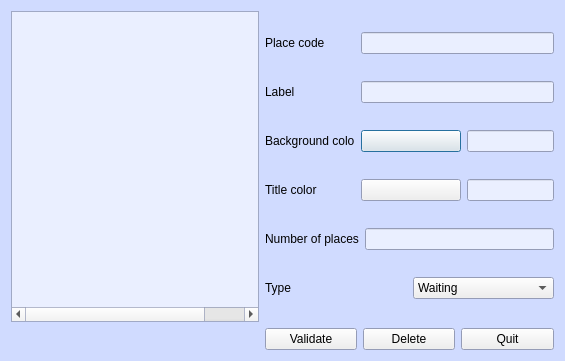
<?xml version="1.0" encoding="UTF-8"?>
<ui version="4.0">
 <class>DlgBox</class>
 <widget class="QDialog" name="DlgBox">
  <property name="geometry">
   <rect>
    <x>0</x>
    <y>0</y>
    <width>565</width>
    <height>361</height>
   </rect>
  </property>
  <property name="palette">
   <palette>
    <active>
     <colorrole role="Base">
      <brush brushstyle="SolidPattern">
       <color alpha="255">
        <red>234</red>
        <green>239</green>
        <blue>255</blue>
       </color>
      </brush>
     </colorrole>
     <colorrole role="Window">
      <brush brushstyle="SolidPattern">
       <color alpha="255">
        <red>208</red>
        <green>219</green>
        <blue>255</blue>
       </color>
      </brush>
     </colorrole>
    </active>
    <inactive>
     <colorrole role="Base">
      <brush brushstyle="SolidPattern">
       <color alpha="255">
        <red>234</red>
        <green>239</green>
        <blue>255</blue>
       </color>
      </brush>
     </colorrole>
     <colorrole role="Window">
      <brush brushstyle="SolidPattern">
       <color alpha="255">
        <red>208</red>
        <green>219</green>
        <blue>255</blue>
       </color>
      </brush>
     </colorrole>
    </inactive>
    <disabled>
     <colorrole role="Base">
      <brush brushstyle="SolidPattern">
       <color alpha="255">
        <red>208</red>
        <green>219</green>
        <blue>255</blue>
       </color>
      </brush>
     </colorrole>
     <colorrole role="Window">
      <brush brushstyle="SolidPattern">
       <color alpha="255">
        <red>208</red>
        <green>219</green>
        <blue>255</blue>
       </color>
      </brush>
     </colorrole>
    </disabled>
   </palette>
  </property>
  <property name="windowTitle">
   <string>Places table</string>
  </property>
  <property name="windowIcon">
   <iconset resource="synoptux.qrc">
    <normaloff>:/images/Box.png</normaloff>:/images/Box.png</iconset>
  </property>
  <layout class="QGridLayout" name="gridLayout">
   <item row="0" column="0">
    <widget class="QTreeWidget" name="treeWidget_Box">
     <property name="font">
      <font>
       <weight>75</weight>
       <bold>true</bold>
      </font>
     </property>
     <property name="indentation">
      <number>0</number>
     </property>
     <attribute name="headerVisible">
      <bool>false</bool>
     </attribute>
     <column>
      <property name="text">
       <string notr="true">Code</string>
      </property>
      <property name="textAlignment">
       <set>AlignHCenter|AlignVCenter|AlignCenter</set>
      </property>
     </column>
     <column>
      <property name="text">
       <string>Label</string>
      </property>
     </column>
     <column>
      <property name="text">
       <string/>
      </property>
      <property name="textAlignment">
       <set>AlignHCenter|AlignVCenter|AlignCenter</set>
      </property>
     </column>
    </widget>
   </item>
   <item row="0" column="1" colspan="3">
    <layout class="QVBoxLayout" name="verticalLayout" stretch="0,0,0,0,0,0">
     <item>
      <layout class="QHBoxLayout" name="horizontalLayout_code">
       <item>
        <widget class="QLabel" name="label_CodeBqe">
         <property name="minimumSize">
          <size>
           <width>90</width>
           <height>0</height>
          </size>
         </property>
         <property name="text">
          <string>Place code</string>
         </property>
        </widget>
       </item>
       <item>
        <widget class="QLineEdit" name="lineEdit_CodeBox">
         <property name="focusPolicy">
          <enum>Qt::StrongFocus</enum>
         </property>
         <property name="maxLength">
          <number>20</number>
         </property>
        </widget>
       </item>
      </layout>
     </item>
     <item>
      <layout class="QHBoxLayout" name="horizontalLayout_2">
       <item>
        <widget class="QLabel" name="label_NomBqe">
         <property name="minimumSize">
          <size>
           <width>90</width>
           <height>0</height>
          </size>
         </property>
         <property name="text">
          <string>Label</string>
         </property>
        </widget>
       </item>
       <item>
        <widget class="QLineEdit" name="lineEdit_NomBox">
         <property name="maxLength">
          <number>30</number>
         </property>
        </widget>
       </item>
      </layout>
     </item>
     <item>
      <layout class="QHBoxLayout" name="horizontalLayout_4">
       <item>
        <widget class="QLabel" name="label_coul_b">
         <property name="minimumSize">
          <size>
           <width>90</width>
           <height>0</height>
          </size>
         </property>
         <property name="text">
          <string>Background color</string>
         </property>
        </widget>
       </item>
       <item>
        <widget class="QPushButton" name="pushButton_CouleurFond">
         <property name="minimumSize">
          <size>
           <width>100</width>
           <height>0</height>
          </size>
         </property>
         <property name="text">
          <string/>
         </property>
        </widget>
       </item>
       <item>
        <widget class="QLineEdit" name="lineEdit_CouleurFondCode"/>
       </item>
      </layout>
     </item>
     <item>
      <layout class="QHBoxLayout" name="horizontalLayout_5" stretch="0,0,0">
       <item>
        <widget class="QLabel" name="label_coult">
         <property name="minimumSize">
          <size>
           <width>90</width>
           <height>0</height>
          </size>
         </property>
         <property name="text">
          <string>Title color</string>
         </property>
        </widget>
       </item>
       <item>
        <widget class="QPushButton" name="pushButton_CouleurTitre">
         <property name="minimumSize">
          <size>
           <width>100</width>
           <height>0</height>
          </size>
         </property>
         <property name="text">
          <string/>
         </property>
        </widget>
       </item>
       <item>
        <widget class="QLineEdit" name="lineEdit_CouleurTitreCode"/>
       </item>
      </layout>
     </item>
     <item>
      <layout class="QHBoxLayout" name="horizontalLayout_7">
       <item>
        <widget class="QLabel" name="label_nbmax">
         <property name="minimumSize">
          <size>
           <width>90</width>
           <height>0</height>
          </size>
         </property>
         <property name="text">
          <string>Number of places</string>
         </property>
        </widget>
       </item>
       <item>
        <widget class="QLineEdit" name="lineEdit_NbreMaxPat"/>
       </item>
      </layout>
     </item>
     <item>
      <layout class="QHBoxLayout" name="horizontalLayout_6">
       <item>
        <widget class="QLabel" name="label">
         <property name="text">
          <string>Type </string>
         </property>
        </widget>
       </item>
       <item>
        <widget class="QComboBox" name="comboBox_type">
         <item>
          <property name="text">
           <string>Waiting</string>
          </property>
         </item>
         <item>
          <property name="text">
           <string>Care</string>
          </property>
         </item>
         <item>
          <property name="text">
           <string>Absence</string>
          </property>
         </item>
         <item>
          <property name="text">
           <string>Exit</string>
          </property>
         </item>
        </widget>
       </item>
      </layout>
     </item>
    </layout>
   </item>
   <item row="1" column="0">
    <widget class="QLabel" name="label_ImageEuros">
     <property name="text">
      <string/>
     </property>
     <property name="pixmap">
      <pixmap>images/Euros.png</pixmap>
     </property>
    </widget>
   </item>
   <item row="1" column="1" rowspan="2">
    <widget class="QPushButton" name="pushButton_ValidBox">
     <property name="text">
      <string>Validate</string>
     </property>
    </widget>
   </item>
   <item row="1" column="2" rowspan="2">
    <widget class="QPushButton" name="pushButton_annuler">
     <property name="text">
      <string>Delete</string>
     </property>
    </widget>
   </item>
   <item row="1" column="3" rowspan="2">
    <widget class="QPushButton" name="pushButton_QuitterBox">
     <property name="text">
      <string>Quit</string>
     </property>
    </widget>
   </item>
  </layout>
 </widget>
 <tabstops>
  <tabstop>lineEdit_CodeBox</tabstop>
  <tabstop>pushButton_ValidBox</tabstop>
  <tabstop>pushButton_annuler</tabstop>
  <tabstop>pushButton_QuitterBox</tabstop>
 </tabstops>
 <resources>
  <include location="synoptux.qrc"/>
 </resources>
 <connections/>
</ui>
